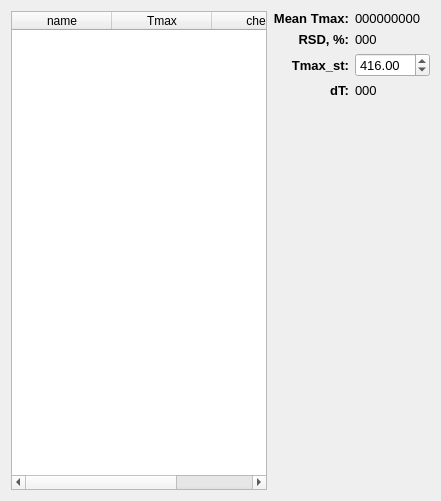
     <widget class="QWidget" name="Tmax">
      <attribute name="title">
       <string>Tmax</string>
      </attribute>
      <layout class="QGridLayout" name="gridLayout_11">
       <item row="0" column="0" rowspan="5">
        <widget class="QTableWidget" name="tableWidget_Tmax">
         <column>
          <property name="text">
           <string>name</string>
          </property>
         </column>
         <column>
          <property name="text">
           <string>Tmax</string>
          </property>
         </column>
         <column>
          <property name="text">
           <string>check</string>
          </property>
         </column>
        </widget>
       </item>
       <item row="0" column="1">
        <widget class="QLabel" name="label_48">
         <property name="font">
          <font>
           <pointsize>10</pointsize>
           <weight>75</weight>
           <bold>true</bold>
          </font>
         </property>
         <property name="text">
          <string>Mean Tmax:</string>
         </property>
         <property name="alignment">
          <set>Qt::AlignRight|Qt::AlignTrailing|Qt::AlignVCenter</set>
         </property>
        </widget>
       </item>
       <item row="0" column="2">
        <widget class="QLabel" name="Tmax_mean">
         <property name="font">
          <font>
           <pointsize>10</pointsize>
          </font>
         </property>
         <property name="text">
          <string>000000000</string>
         </property>
        </widget>
       </item>
       <item row="1" column="1">
        <widget class="QLabel" name="label_49">
         <property name="font">
          <font>
           <pointsize>10</pointsize>
           <weight>75</weight>
           <bold>true</bold>
          </font>
         </property>
         <property name="text">
          <string>RSD, %:</string>
         </property>
         <property name="alignment">
          <set>Qt::AlignRight|Qt::AlignTrailing|Qt::AlignVCenter</set>
         </property>
        </widget>
       </item>
       <item row="1" column="2">
        <widget class="QLabel" name="Tmax_RSD">
         <property name="font">
          <font>
           <pointsize>10</pointsize>
          </font>
         </property>
         <property name="text">
          <string>000</string>
         </property>
        </widget>
       </item>
       <item row="2" column="1">
        <widget class="QLabel" name="label_46">
         <property name="font">
          <font>
           <pointsize>10</pointsize>
           <weight>75</weight>
           <bold>true</bold>
          </font>
         </property>
         <property name="text">
          <string>Tmax_st:</string>
         </property>
         <property name="alignment">
          <set>Qt::AlignRight|Qt::AlignTrailing|Qt::AlignVCenter</set>
         </property>
        </widget>
       </item>
       <item row="2" column="2">
        <widget class="QDoubleSpinBox" name="Tmax_st">
         <property name="font">
          <font>
           <pointsize>10</pointsize>
          </font>
         </property>
         <property name="maximum">
          <double>1000.000000000000000</double>
         </property>
         <property name="singleStep">
          <double>0.010000000000000</double>
         </property>
         <property name="value">
          <double>416.000000000000000</double>
         </property>
        </widget>
       </item>
       <item row="3" column="1">
        <widget class="QLabel" name="label_47">
         <property name="font">
          <font>
           <pointsize>10</pointsize>
           <weight>75</weight>
           <bold>true</bold>
          </font>
         </property>
         <property name="text">
          <string>dT:</string>
         </property>
         <property name="alignment">
          <set>Qt::AlignRight|Qt::AlignTrailing|Qt::AlignVCenter</set>
         </property>
        </widget>
       </item>
       <item row="3" column="2">
        <widget class="QLabel" name="dTmax">
         <property name="font">
          <font>
           <pointsize>10</pointsize>
          </font>
         </property>
         <property name="text">
          <string>000</string>
         </property>
        </widget>
       </item>
       <item row="4" column="2">
        <spacer name="verticalSpacer_10">
         <property name="orientation">
          <enum>Qt::Vertical</enum>
         </property>
         <property name="sizeHint" stdset="0">
          <size>
           <width>20</width>
           <height>386</height>
          </size>
         </property>
        </spacer>
       </item>
      </layout>
     </widget>
